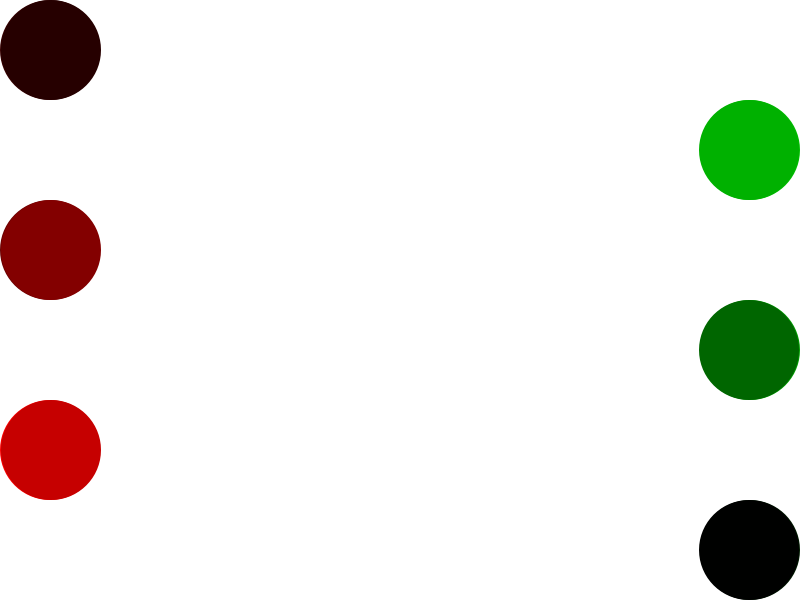
Frame 1 (no input)
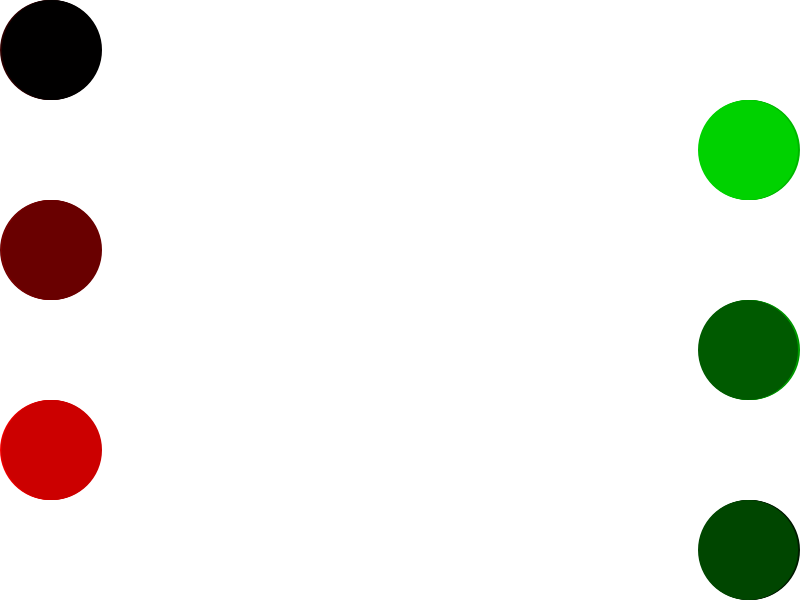
Frame 2 (the mouse pressed at the canvas centre, redrawn once)

The Processing sketch that drew these frames (run headless with seeded random() and noise(); the mouse was pressed at the canvas centre and the sketch redrawn once):

// Processing sketch: Alonso_Maria_Jose_2
// ── Alonso_Maria_Jose_2.pde

// definición de variables:
int posX = 50;
int posY = 1;
int diametro = 100;
int posicionX = 750; 


void setup() {
  size(800, 600);
  background(255);
  noLoop(); 
  noStroke();
  }

void draw() {
 
  //círculos rojos a la izquierda (de arriba hacia abajo)
  fill(random(0,85),0,0);
  ellipse(posX,(posY*50),diametro,diametro); 
  
  fill(random(85,170),0,0);
  ellipse(posX,(posY*250),diametro,diametro);
  
  fill(random(170,255),0,0);
  ellipse(posX,(posY*450),diametro,diametro);
  
  //círculos verdes a la derecha (de arriba hacia abajo)
  fill(0,random(170,255),0);
  ellipse(posicionX,(posY*150),diametro,diametro); 
  
  fill(0,random(85,170),0);
  ellipse(posicionX,(posY*350),diametro,diametro);
  
  fill(0,random(0,85),0);
  ellipse(posicionX,(posY*550),diametro,diametro);

  if ((posX < 400) && (posicionX > 400)) {  
  posX+=1;
  posicionX-=1;
// Relleno con colores random para círculos que parten desde la izquierda      
  fill(random(0,85),0,0);
  ellipse(posX,(posY*50),diametro,diametro);
  
  fill(random(85,170),0,0);
  ellipse(posX,(posY*250),diametro,diametro);
  
  fill(random(170,255),0,0);
  ellipse(posX,(posY*450),diametro,diametro);
  
// Relleno con colores random para círculos que parten desde la derecha     
  fill(0,random(170,255),0);
  ellipse(posicionX,(posY*150),diametro,diametro); 
  
  fill(0,random(85,170),0);
  ellipse(posicionX,(posY*350),diametro,diametro);
  
  fill(0,random(0,85),0);
  ellipse(posicionX,(posY*550),diametro,diametro);
  } 
 
  else if ((posX == 400) && (posicionX == 400)){
  posX+=1;
  posicionX-=1; 
    
// Rellena todas las figuras con blanco 
  background(255);
  fill(255); 
  ellipse(posX,(posY*250),diametro,diametro);
  ellipse(posicionX,(posY*350),diametro,diametro);  
  }
  
  else if ((posX > 400) && (posicionX < 400)){ 
  posX+=1;
  posicionX-=1;
  
// Rellena fondo con colores random
  background(random(0,255),random(0,255),random(0,255));

// Rellena todas las figuras con random grises, con línea blanca  
  stroke(255);
  fill(random(0,255));
  
  ellipse(posX,(posY*50),diametro,diametro); 
  ellipse(posX,(posY*250),diametro,diametro);
  ellipse(posX,(posY*450),diametro,diametro);
  
  ellipse(posicionX,(posY*150),diametro,diametro); 
  ellipse(posicionX,(posY*350),diametro,diametro);
  ellipse(posicionX,(posY*550),diametro,diametro);
  }
  }
 
void mousePressed(){
// Al apretar el mouse avanzan los círculos
  loop(); 
  noStroke();
  }

void mouseReleased(){ 
// Se detienen los círculos
  noLoop();
  }

void keyPressed() {
// con barra espaciadora el draw se realiza desplazandose 10 veces
  if (key == ENTER);
  loop();
  redraw();
  posX+=10;
  posicionX-=10;
  }

void keyReleased(){
// al soltar la tecla apretada aparecen nuevas figuras estáticas en fondo blanco
  noLoop();
  background(255);
  fill(255);
  stroke(0);
  strokeWeight(10);
 
  quad(100,100,700,100,700,500,100,500);
  quad(200,200,600,200,600,400,200,400);
  line(300,300,500,300);  }
